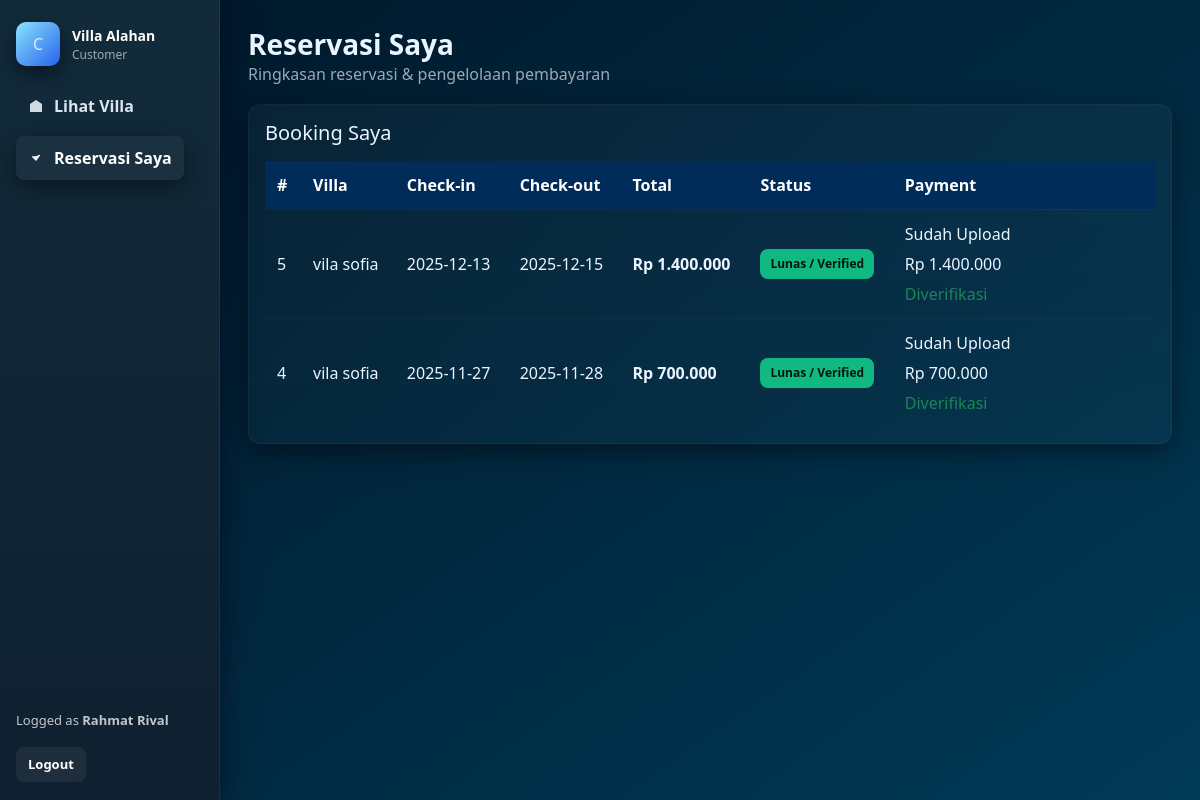
The page /Reservasi_Villa/frontend/dashboard.php (signed in) on the database its author committed.
### tables this page shows
CREATE TABLE `bookings` (
  `id` int(11) NOT NULL,
  `user_id` int(11) NOT NULL,
  `villa_id` int(11) NOT NULL,
  `checkin_date` date NOT NULL,
  `checkout_date` date NOT NULL,
  `total_price` int(11) NOT NULL,
  `status` enum('pending','verified','cancelled') DEFAULT 'pending',
  `payment_status` enum('unpaid','paid') DEFAULT 'unpaid',
  `created_at` timestamp NOT NULL DEFAULT current_timestamp()
);

CREATE TABLE `villas` (
  `id` int(11) NOT NULL,
  `name` varchar(100) NOT NULL,
  `price` int(11) NOT NULL,
  `location` varchar(200) NOT NULL,
  `description` text DEFAULT NULL,
  `image` varchar(255) DEFAULT NULL,
  `status` enum('available','unavailable') DEFAULT 'available'
);

CREATE TABLE `booking_payments` (
  `id` int(11) NOT NULL,
  `booking_id` int(11) NOT NULL,
  `payment_method_id` int(11) NOT NULL,
  `amount` int(11) NOT NULL,
  `proof_image` varchar(255) DEFAULT NULL,
  `created_at` datetime DEFAULT current_timestamp(),
  `paid_at` datetime DEFAULT NULL
);

### Reservasi_Villa/config/functions.php (called while the page is built, shortened)
<?php
function esc($s) {
    return htmlspecialchars($s, ENT_QUOTES, 'UTF-8');
}
?>

### Reservasi_Villa/frontend/dashboard.php (the view, shortened to what this page needs)
<?php
require_once __DIR__ . '/../config/functions.php';
$st = $conn->prepare("SELECT b.*, v.name AS villa_name
                      FROM bookings b
                      JOIN villas v ON v.id=b.villa_id
                      WHERE b.user_id=?
                      ORDER BY b.created_at DESC");
$st->bind_param("i", $_SESSION['user_id']);
$st->execute();
$bookings = $st->get_result();
?>
<!doctype html>
<html>
<head>
    <link href="https://cdn.jsdelivr.net/npm/bootstrap@5.3.2/dist/css/bootstrap.min.css" rel="stylesheet">
</head>
<body>
    <div class="app">
        <aside class="sidebar" aria-label="Sidebar menu">
            <div class="brand">
                <div class="logo">
                    C
                </div>
                <div>
                    <div class="title">Villa Alahan</div>
                    <div class="sub">Customer</div>
                </div>
            </div>
            <nav class="nav" role="navigation">
                <a href="list_villas.php">
                    <svg width="16" height="16" viewBox="0 0 24 24" fill="currentColor">
                        <path d="M12 3l9 6v12H3V9l9-6z" />
                    </svg>
                    Lihat Villa
                </a>
                <a href="dashboard.php" class="active">
                    <svg width="16" height="16" viewBox="0 0 24 24" fill="currentColor">
                        <path d="M7 10l5 5 5-7" stroke="currentColor" stroke-width="2" stroke-linecap="round" stroke-linejoin="round" />
                    </svg>
                    Reservasi Saya
                </a>
            </nav>
            <div class="logout">
                <div style="font-size:13px;color:rgba(255,255,255,0.75);">Logged as <strong><?php echo htmlspecialchars($_SESSION['name'] ?? 'User'); ?></strong></div>
                <div style="margin-top:8px">
                    <a href="logout.php">Logout</a>
                </div>
            </div>
        </aside>
        <main class="content">
            <div class="topbar">
                <div>
                    <h3>Reservasi Saya</h3>
                    <div class="muted">Ringkasan reservasi & pengelolaan pembayaran</div>
                </div>
            </div>
            <div class="table-card">
                <h5 class="mb-3">Booking Saya</h5>
                <div class="table-wrap">
                    <table aria-describedby="Daftar booking">
                        <thead>
                            <tr>
                                <th>#</th>
                                <th>Villa</th>
                                <th>Check-in</th>
                                <th>Check-out</th>
                                <th>Total</th>
                                <th>Status</th>
                                <th>Payment</th>
                            </tr>
                        </thead>
                        <tbody>
                            <?php while ($b = $bookings->fetch_assoc()):
                                $payment = $conn->query(
                                    "SELECT * FROM booking_payments
                                     WHERE booking_id=" . intval($b['id']) . "
                                     ORDER BY id DESC LIMIT 1"
                                )->fetch_assoc();
                            ?>
                                <tr>
                                    <td><?php echo intval($b['id']); ?></td>
                                    <td><?php echo esc($b['villa_name']); ?></td>
                                    <td><?php echo esc($b['checkin_date']); ?></td>
                                    <td><?php echo esc($b['checkout_date']); ?></td>
                                    <td><strong>Rp <?php echo number_format($b['total_price'], 0, ',', '.'); ?></strong></td>
                                    <td>
                                        <?php if ($b['payment_status'] === 'paid'): ?>
                                            <span class="badge-status badge-paid">Lunas / Verified</span>
                                        <?php else: ?>
                                            <span class="badge-status badge-wait">Menunggu / Belum Verifikasi</span>
                                        <?php endif; ?>
                                    </td>
                                    <td style="min-width:250px;">
                                        <?php if ($payment): ?>
                                            <div style="margin-bottom:6px;">Sudah Upload</div>
                                            <div class="muted" style="margin-top:6px;">Rp <?php echo number_format($payment['amount'], 0, ',', '.'); ?></div>
                                            <?php if ($b['payment_status'] !== 'paid'): ?>
                                                <div class="small-muted text-warning" style="margin-top:6px">Menunggu verifikasi admin</div>
                                            <?php else: ?>
                                                <div class="small-muted text-success" style="margin-top:6px">Diverifikasi</div>
                                            <?php endif; ?>
                                        <?php endif; ?>
                                    </td>
                                </tr>
                            <?php endwhile; ?>
                        </tbody>
                    </table>
                </div>
            </div>
        </main>
    </div>
</body>
</html>

### Reservasi_Villa/frontend/dashboard.php (style rules this page uses)
:root { --bg1: #001628; --bg2: #003a57; --panel: rgba(255, 255, 255, 0.04); --muted: rgba(235, 245, 255, 0.65); --accent: #1283d7; --accent-2: #06b6d4; --glass: rgba(255, 255, 255, 0.02); }
html, body { height: 100%; margin: 0; font-family: 'Segoe UI', Inter, system-ui, -apple-system, Roboto, "Helvetica Neue", Arial; background: linear-gradient(145deg, var(--bg1), var(--bg2)); color: #eaf6ff; }
.app { display: flex; min-height: 100vh; }
.sidebar { width: 220px; background: linear-gradient(180deg, #122b3a, #0f2030); padding: 22px 16px; color: #dbeafe; box-shadow: 0 6px 30px rgba(2, 6, 23, 0.6); border-right: 1px solid rgba(255, 255, 255, 0.06); position: relative; }
.brand { display: flex; gap: 12px; align-items: center; margin-bottom: 18px; }
.brand .logo { width: 44px; height: 44px; border-radius: 10px; overflow: hidden; background: linear-gradient(135deg, #8be3ff, #2563eb); display: flex; align-items: center; justify-content: center; box-shadow: 0 8px 18px rgba(3, 10, 20, 0.6); }
.brand .title { font-size: 14px; font-weight: 800; color: #fff; }
.brand .sub { font-size: 12px; color: rgba(255, 255, 255, 0.6); }
.nav { margin-top: 8px; }
.nav a { display: flex; gap: 10px; align-items: center; padding: 10px 12px; color: rgba(235, 245, 255, 0.92); border-radius: 8px; text-decoration: none; margin-bottom: 8px; font-weight: 600; transition: .12s ease; }
.nav a svg { opacity: 0.95; }
.nav a.active { background: rgba(255, 255, 255, 0.04); color: #fff; box-shadow: 0 8px 22px rgba(0, 0, 0, 0.45); }
.sidebar .logout { position: absolute; bottom: 18px; left: 16px; right: 16px; font-size: 13px; color: rgba(255, 255, 255, 0.7); }
.sidebar .logout a { display: inline-block; margin-top: 8px; padding: 8px 12px; background: rgba(255, 255, 255, 0.06); border-radius: 8px; color: #fff; text-decoration: none; font-weight: 700; }
.content { flex: 1; padding: 28px; }
.topbar { display: flex; justify-content: space-between; align-items: center; gap: 12px; margin-bottom: 18px; }
.topbar h3 { margin: 0; font-weight: 700; color: #eaf6ff; }
.topbar .muted { color: var(--muted); }
.table-card { background: linear-gradient(180deg, rgba(255, 255, 255, 0.03), rgba(255, 255, 255, 0.02)); padding: 16px; border-radius: 12px; border: 1px solid rgba(255, 255, 255, 0.04); box-shadow: 0 8px 28px rgba(0, 0, 0, 0.45); }
table { width: 100%; border-collapse: collapse; color: #eaf6ff; }
thead th { background: rgba(0, 45, 95, 0.85); color: #fff; padding: 12px; text-align: left; font-weight: 700; border-bottom: none; }
tbody td { padding: 12px; border-top: 1px solid rgba(255, 255, 255, 0.03); vertical-align: middle; }
.badge-status { padding: 6px 10px; border-radius: 8px; font-size: 12px; display: inline-block; font-weight: 700; }
.badge-paid { background: #10b981; color: #02160e; }

### rows shown on the page
bookings: id "5", villa.name "vila sofia", checkin_date "2025-12-13", checkout_date "2025-12-15", total_price "1.400.000", payment_status "Lunas / Verified", booking_payments.amount "1.400.000"
bookings: id "4", villa.name "vila sofia", checkin_date "2025-11-27", checkout_date "2025-11-28", total_price "700.000", payment_status "Lunas / Verified", booking_payments.amount "700.000"

### other values the page prints
$_SESSION['name'] "Rahmat Rival"
